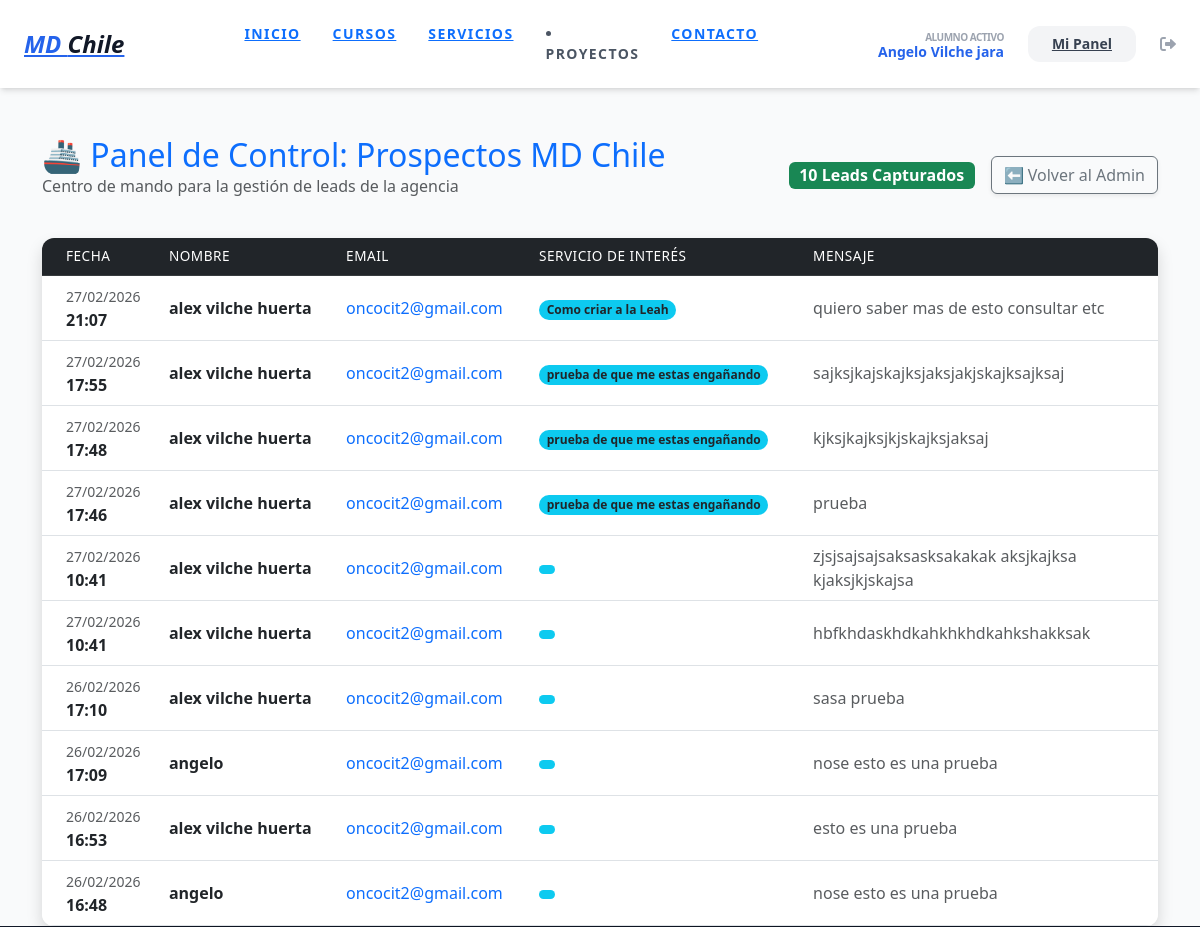
/prospectos-agencia/ (signed in, upper part), run on an earlier commit of the app's database.
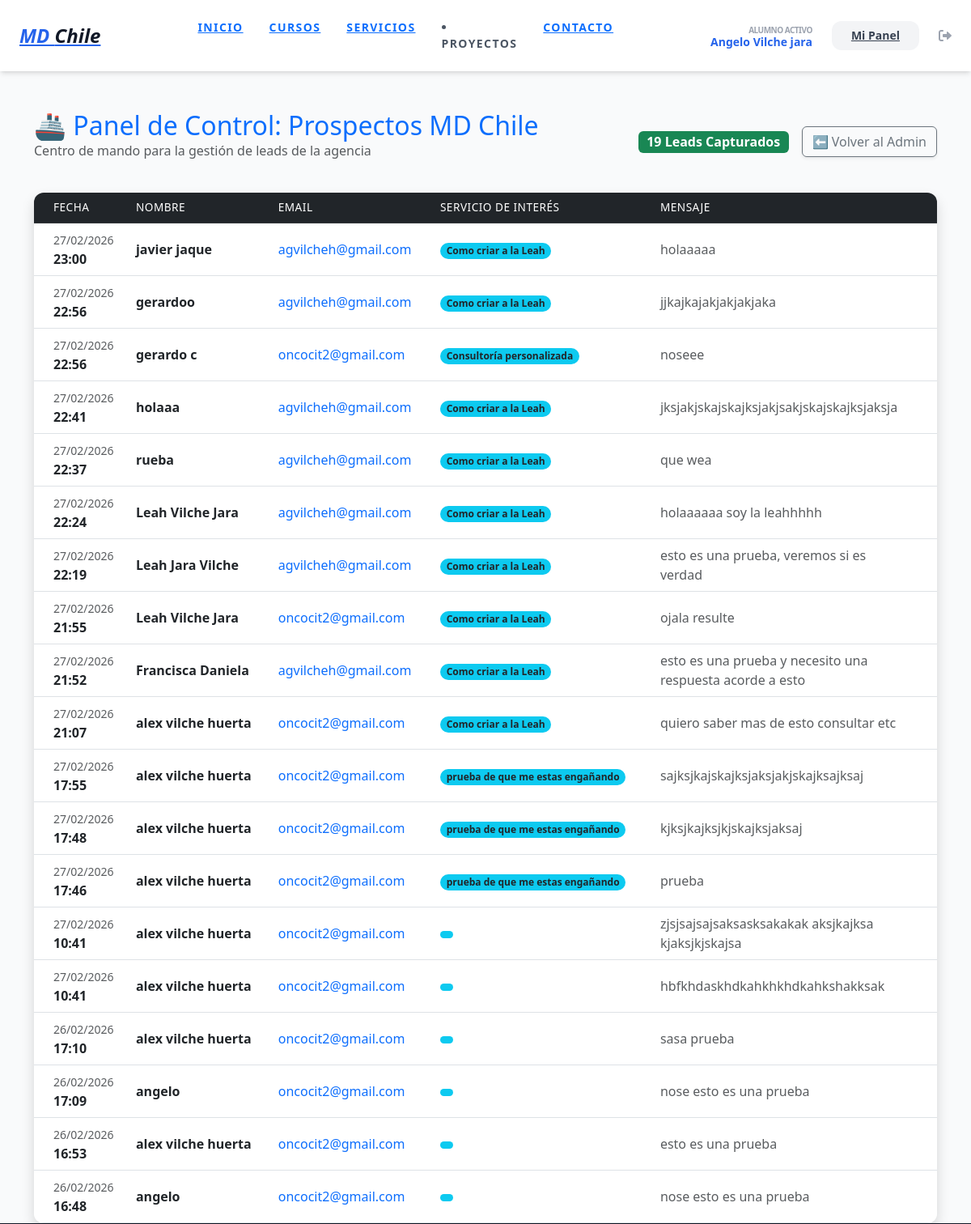
And on a later commit of the database.
### agency/models.py (models this page shows, shortened)
class ContactMessage(models.Model):
    name = models.CharField(max_length=100, verbose_name="Nombre")
    email = models.EmailField(verbose_name="Correo Electrónico")
    message = models.TextField(verbose_name="Mensaje")
    created_at = models.DateTimeField(auto_now_add=True)
    servicio_interes = models.ForeignKey(Service, on_delete=models.SET_NULL, null=True, blank=True)
    lead_source = models.CharField(max_length=100, default="Web Directa")

class Service(models.Model):
    title = models.CharField(max_length=200, verbose_name="Nombre del Servicio")
    slug = models.SlugField(unique=True, blank=True)
    icon_emoji = models.CharField(max_length=10, default="🚀")
    short_description = models.TextField(max_length=300)
    long_description = models.TextField()
    banner_image = models.ImageField(upload_to='services/banners/')
    video_url = models.URLField(blank=True, null=True)
    reels_links = models.TextField(blank=True, null=True)
    order = models.PositiveIntegerField(default=0)
    is_active = models.BooleanField(default=True)
    regalo_pdf = models.FileField(upload_to='leads/pdfs/', blank=True, null=True, verbose_name="Ebook PDF de Regalo")
    regalo_video_privado = models.URLField(blank=True, null=True, verbose_name="URL Video Privado")
    cta_regalo_text = models.CharField(max_length=100, default="¡Descargar mi regalo ahora!", verbose_name="Texto del Botón")
    class Meta:
        ordering = ['order']

### courses/views.py (the view)
# urls.py: path('prospectos-agencia/', views.leads_dashboard, name='leads_dashboard'),
@login_required
def leads_dashboard(request):
    if not request.user.is_staff:
        messages.error(request, "No tienes permisos de Capitán para ver esta zona.")
        return redirect('dashboard')
    leads = ContactMessage.objects.all().order_by('-created_at')
    return render(request, 'agency/leads_admin.html', {'leads': leads})

### templates/agency/leads_admin.html (shortened to what this page needs)
{% extends 'base.html' %}
{% block content %}
<link href="https://cdn.jsdelivr.net/npm/bootstrap@5.3.0/dist/css/bootstrap.min.css" rel="stylesheet">
<div class="container mt-5">
    <div class="d-flex justify-content-between align-items-center mb-4">
        <div>
            <h2 class="text-primary mb-0">🚢 Panel de Control: Prospectos MD Chile</h2>
            <p class="text-muted">Centro de mando para la gestión de leads de la agencia</p>
        </div>
        <div class="d-flex align-items-center gap-3">
            <span class="badge bg-success fs-6">{{ leads.count }} Leads Capturados</span>
            <a href="/admin/agency/contactmessage/" class="btn btn-outline-secondary shadow-sm">
                ⬅️ Volver al Admin
            </a>
        </div>
    </div>
    <div class="card shadow border-0">
        <div class="card-body p-0">
            <div class="table-responsive">
                <table class="table table-hover align-middle mb-0">
                    <thead class="table-dark">
                        <tr>
                            <th class="ps-4">Fecha</th>
                            <th>Nombre</th>
                            <th>Email</th>
                            <th>Servicio de Interés</th>
                            <th>Mensaje</th>
                        </tr>
                    </thead>
                    <tbody>
                        {% for lead in leads %}
                        <tr>
                            <td class="ps-4 text-nowrap">
                                <span class="text-muted small">{{ lead.created_at|date:"d/m/Y" }}</span><br>
                                <strong>{{ lead.created_at|date:"H:i" }}</strong>
                            </td>
                            <td>
                                <div class="fw-bold text-dark">{{ lead.name }}</div>
                            </td>
                            <td>
                                <a href="mailto:{{ lead.email }}" class="text-decoration-none">{{ lead.email }}</a>
                            </td>
                            <td>
                                <span class="badge rounded-pill bg-info text-dark">
                                    {{ lead.servicio_interes.title }}
                                </span>
                            </td>
                            <td>
                                <div class="text-muted" style="max-width: 300px;">
                                    {{ lead.message|truncatechars:60|default:"Sin mensaje adicional" }}
                                </div>
                            </td>
                        </tr>
                        {% endfor %}
                    </tbody>
                </table>
            </div>
        </div>
    </div>
</div>
{% endblock %}

What changed in the data, as far as the page shows it:
added ContactMessage: created_at "27/02/2026", created_at "23:00", name "javier jaque", email "agvilcheh@gmail.com", servicio_interes "Como criar a la Leah", message "holaaaaa"
added ContactMessage: created_at "27/02/2026", created_at "22:56", name "gerardoo", email "agvilcheh@gmail.com", servicio_interes "Como criar a la Leah", message "jjkajkajakjakjakjaka"
added ContactMessage: created_at "27/02/2026", created_at "22:56", name "gerardo c", email "oncocit2@gmail.com", servicio_interes "Consultoría personalizada", message "noseee"
added ContactMessage: created_at "27/02/2026", created_at "22:41", name "holaaa", email "agvilcheh@gmail.com", servicio_interes "Como criar a la Leah", message "jksjakjskajskajksjakjsakjskajskajksjaksja"
added ContactMessage: created_at "27/02/2026", created_at "22:37", name "rueba", email "agvilcheh@gmail.com", servicio_interes "Como criar a la Leah", message "que wea"
added ContactMessage: created_at "27/02/2026", created_at "22:24", name "Leah Vilche Jara", email "agvilcheh@gmail.com", servicio_interes "Como criar a la Leah", message "holaaaaaa soy la leahhhhh"
added ContactMessage: created_at "27/02/2026", created_at "22:19", name "Leah Jara Vilche", email "agvilcheh@gmail.com", servicio_interes "Como criar a la Leah", message "esto es una prueba, veremos si es verdad"
added ContactMessage: created_at "27/02/2026", created_at "21:55", name "Leah Vilche Jara", email "oncocit2@gmail.com", servicio_interes "Como criar a la Leah", message "ojala resulte"
added ContactMessage: created_at "27/02/2026", created_at "21:52", name "Francisca Daniela", email "agvilcheh@gmail.com", servicio_interes "Como criar a la Leah", message "esto es una prueba y necesito una respuesta acorde a esto"
Also different on the page:
{{ leads.count }}: "10" → "19"
